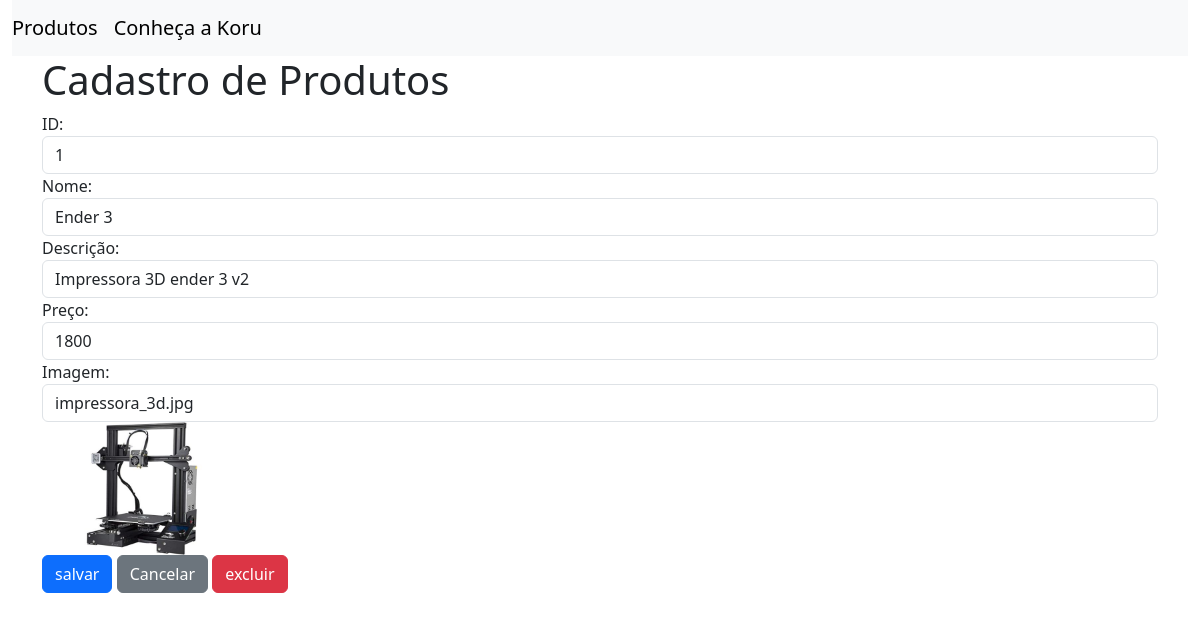
Screenshot of /produto/1 with the database file from the repository.
### tables this page shows
CREATE TABLE "produtos" (
	"id_produto"	INTEGER,
	"nome_produto"	TEXT,
	"descricao_produto"	TEXT,
	"preco_produto"	NUMERIC,
	"imagem_produto"	TEXT,
	PRIMARY KEY("id_produto" AUTOINCREMENT)
);

### app.py (the view)
@app.route("/produto/<int:id>", methods=["GET"])
def exibir_produto(id):
    id, nome , descricao, preco, imagem = repositorio.retornar_produto(id)
    return render_template('cadastro.html', id=id, nome=nome, descricao=descricao, preco=preco, imagem=imagem )

### repositorio.py (called while the page is built)
def retornar_produto(id:int) -> tuple:
    try:
        if id == 0:
            return gerar_id(), "", "", "", ""
        conn = sqlite3.connect("produtos.db")
        cursor = conn.cursor()
        sql_select = "SELECT * FROM produtos WHERE id_produto = ?"
        cursor.execute(sql_select, (id, ))
        id, nome, descricao, preco, imagem = cursor.fetchone()
        conn.close()
        return id, nome, descricao, preco, imagem
    except Exception as ex:
        print(ex)
        return False

### templates/cadastro.html (shortened to what this page needs)
{% extends 'base.html' %}
{% block content %}
    <h1>Cadastro de Produtos</h1>
    <form method="POST" enctype="multipart/form-data" action="" class="needs-validation" data-toggle="validator">
        <div class="form-group">
            <label for="id">ID:</label>
            <input type="number" class="form-control" id="id" name="id" value="{{ id }}" required>
        </div>
        <div class="form-group">
            <label for="nome">Nome:</label>
            <input type="text" class="form-control" id="nome" name="nome" value="{{ nome }}" required>
        </div>
        <div class="form-group">
            <label for="descricao">Descrição:</label>
            <input type="text" class="form-control" id="descricao" name="descricao" value="{{ descricao }}" required>
        </div>
        <div class="form-group">
            <label for="casa">Preço:</label>
            <input type="text" class="form-control" id="preco" name="preco" value="{{ preco }}" required>
        </div>
        <div class="form-group">
            <label for="imagem">Imagem:</label>
            <input type="text" class="form-control" id="imagem" name="imagem" value="{{ imagem }}">
            {% if imagem %}
            <img src="{{ url_for('static', filename='img/' + imagem) }}" style="max-width: 200px; max-height: 200px;">
            {% endif %}
        </div>
        <input type="submit" class="btn btn-primary" name="salvar" value="salvar">
        <a href="{{ url_for('listagem_produtos') }}" class="btn btn-secondary">Cancelar</a>
        <input type="submit" class="btn btn-danger" name="excluir" value="excluir">
    </form>
{% endblock %}

### rows the page displays
produtos: nome "Ender 3", descricao "Impressora 3D ender 3 v2", preco "1800", imagem "impressora_3d.jpg", imagem_produto (picture)
